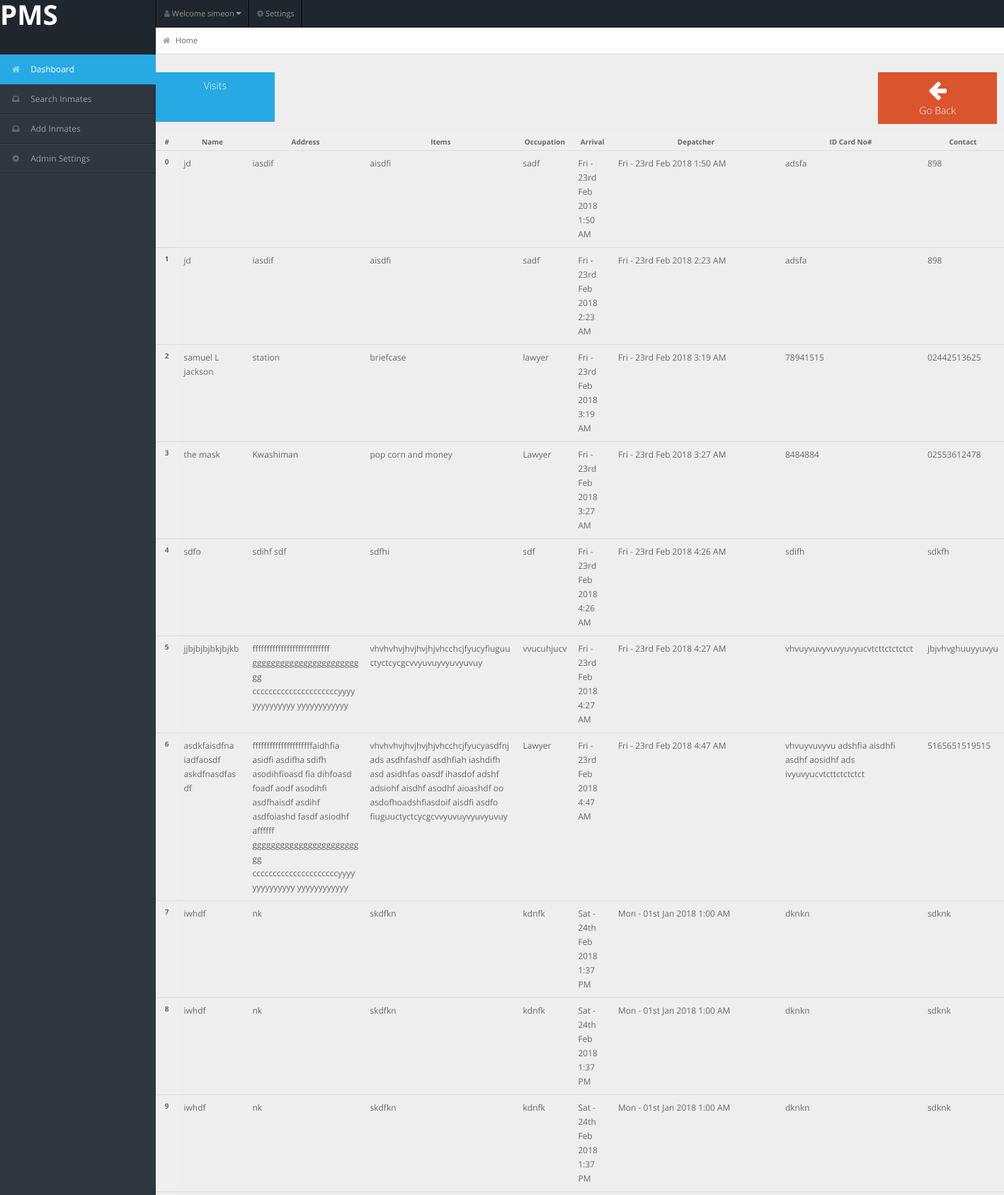
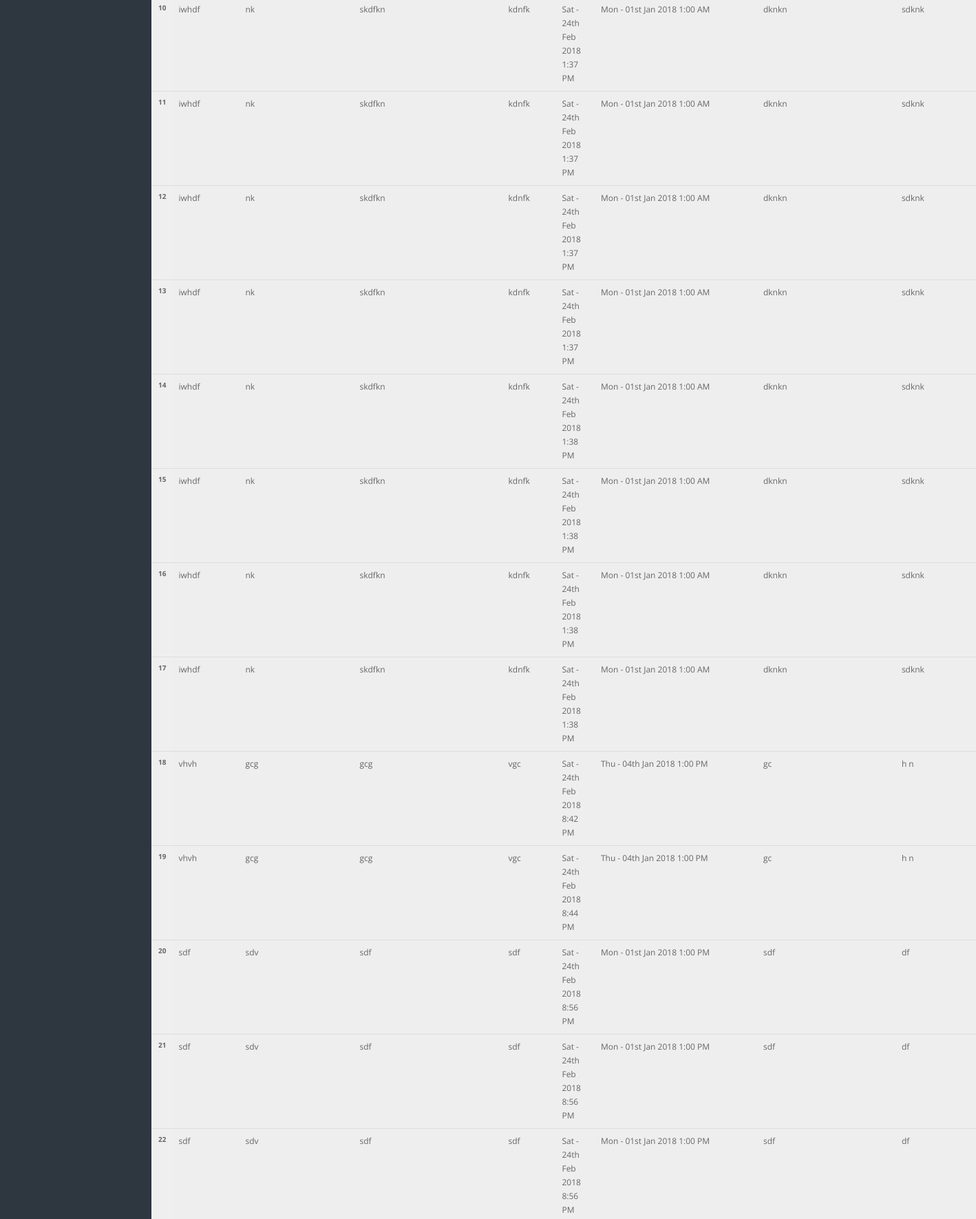
Page /resources/views/activity/visits.php (signed in, upper part) on the committed database (2 pictures, top to bottom).
### tables this page shows
CREATE TABLE `visits` (
  `id` int(11) NOT NULL,
  `inmate_id` int(11) NOT NULL,
  `name` varchar(255) NOT NULL,
  `items` varchar(255) NOT NULL,
  `occupation` varchar(255) NOT NULL,
  `arrival` datetime NOT NULL DEFAULT CURRENT_TIMESTAMP,
  `depatcher` datetime DEFAULT NULL,
  `card_no` varchar(255) NOT NULL,
  `contact` varchar(255) NOT NULL,
  `address` varchar(255) NOT NULL
);

### resources/views/activity/visits.php (the view, shortened to what this page needs)
<?php
include(dirname(dirname(__DIR__))."/templates".DIRECTORY_SEPARATOR ."header.php");
require_once("../../../config/database/db.php");
$stmt = $conn->query("Select * from visits");
?>
  <div class="quick-actions_homepage">
      <ul class="quick-actions">
        <li class="bg_lb"> <a href><span class="label label-important"></span>Visits</a> </li>
        <li onclick="goBack()" class="bg_lo" style="float:right"> <a> <i class="icon-arrow-left"></i>Go Back</a> </li>
      </ul>
</div>
<table class="table table-dark" id="visits" style="width: 100%;
  ">
  <thead>
    <tr>
      <th scope="col">#</th>
      <th scope="col">Name</th>
      <th scope="col">Address</th>
      <th scope="col">Items</th>
      <th scope="col">Occupation</th>
      <th scope="col">Arrival</th>
      <th scope="col">Depatcher</th>
      <th scope="col">ID Card No#</th>
      <th scope="col">Contact</th>
    </tr>
  </thead>
  <tbody>
      <?php
      $i=0;
        while($row= $stmt->fetch_assoc()){
            $arrival = strtotime($row['arrival']);
            $arrival = date("D - dS M Y g:i A", $arrival);
            $depatcher = strtotime($row['depatcher']);
            $depatcher = date("D - dS M Y g:i A", $depatcher);
                  ?>
                    <tr>
                    <th scope="row"><?php echo $i;?></th>
                    <td><?php echo $row['name']  ?></td>
                    <td style=" max-width: 150px;
    word-wrap: break-word;"><?php echo $row['address']  ?></td>
                    <td style=" max-width: 200px;
    word-wrap: break-word;"><?php echo $row['items']  ?></td>
                    <td><?php echo $row['occupation']  ?></td>
                    <td><?php echo $arrival  ?></td>
                    <td><?php  if($row['depatcher']){
                      echo  $depatcher;
                }  ?>
                </td>
                    <td><?php echo $row['card_no']  ?></td>
                    <td><?php echo $row['contact']  ?></td>
                  </tr>
                <?php
            $i++;
            }?>
  </tbody>
</table>
<?php
include(dirname(dirname(__DIR__))."/templates".DIRECTORY_SEPARATOR ."footer.php");
?>

### resources/assets/css/matrix-style.css (style rules this page uses)
* { outline:none !important; -moz-outline: none !important; }
html, body { height:100% }
body { overflow-x: hidden; margin-top: -10px; font-family: 'Open Sans', sans-serif; font-size:12px; color:#666; }
a { color:#666; }
.bg_lb { background:#27a9e3; }
.bg_lo { background:#da542e; }
.quick-actions_homepage { width:100%; text-align:center; position:relative; float:left; margin-top:10px; }
.stat-boxes, .quick-actions, .quick-actions-horizontal, .stats-plain { display: block; list-style: none outside none; margin: 15px 0; text-align: center; }
.quick-actions_homepage .quick-actions li { position:relative; }
.stat-boxes li, .quick-actions li, .quick-actions-horizontal li { float: left; line-height: 18px; margin: 0 10px 10px 0px; padding: 0 10px; }
.quick-actions li { min-width:14%; min-height:70px; }
.quick-actions li, .quick-actions-horizontal li { padding: 0; }
.quick-actions li a { padding:10px 30px; }
.quick-actions li a, .quick-actions-horizontal li a { display: block; color: #fff; font-size:14px; font-weight:lighter; }
.quick-actions li a i[class^="icon-"], .quick-actions li a i[class*=" icon-"] { font-size:30px; display: block; margin: 0 auto 5px; }
.stat-boxes .peity_bar_good, .stat-boxes .peity_line_good, { color: #459D1C; }
.widget-title, .modal-header, .table th, div.dataTables_wrapper .ui-widget-header { background:#efefef; border-bottom: 1px solid #CDCDCD; height: 36px; }
.table th { height: auto; font-size: 10px; padding: 5px 10px 2px; border-bottom: 0; text-align: center; color: #666666; }

### resources/assets/css/matrix-media.css (style rules this page uses)
body { background:#2E363F; }

### rows in the picture
visits: name "jd", address "iasdif", items "aisdfi", occupation "sadf", arrival "Fri - 23rd Feb 2018 1:50 AM", depatcher "Fri - 23rd Feb 2018 1:50 AM", card_no "adsfa", contact "898"
visits: name "jd", address "iasdif", items "aisdfi", occupation "sadf", arrival "Fri - 23rd Feb 2018 2:23 AM", depatcher "Fri - 23rd Feb 2018 2:23 AM", card_no "adsfa", contact "898"
visits: name "samuel L jackson", address "station", items "briefcase", occupation "lawyer", arrival "Fri - 23rd Feb 2018 3:19 AM", depatcher "Fri - 23rd Feb 2018 3:19 AM", card_no "78941515", contact "02442513625"
visits: name "the mask", address "Kwashiman", items "pop corn and money", occupation "Lawyer", arrival "Fri - 23rd Feb 2018 3:27 AM", depatcher "Fri - 23rd Feb 2018 3:27 AM", card_no "8484884", contact "02553612478"
visits: name "sdfo", address "sdihf sdf", items "sdfhi", occupation "sdf", arrival "Fri - 23rd Feb 2018 4:26 AM", depatcher "Fri - 23rd Feb 2018 4:26 AM", card_no "sdifh", contact "sdkfh"
visits: name "jjbjbjbjbkjbjkb", address "fffffffffffffffffffffffffff ggggggggggggggggggggggggg cccccccccccccccccccccyyyyyyyyyyyyyy yyyyyyyyyyyy", items "vhvhvhvjhvjhvjhjvhcchcjfyucyfiuguuctyctcycgcvvyuvuyvyuvyuvuy", occupation "vvucuhjucv", arrival "Fri - 23rd Feb 2018 4:27 AM", depatcher "Fri - 23rd Feb 2018 4:27 AM", card_no "vhvuyvuvyvuvyuvyucvtcttctctctct", contact "jbjvhvghuuyyuvyu"
visits: name "asdkfaisdfna iadfaosdf askdfnasdfas df", address "fffffffffffffffffffffaidhfia asidfi asdifha sdifh asodihfioasd fia dihfoasd foadf aodf asodihfi asdfhaisdf asdihf asdfoiashd fasdf asiodhf affffff ggggggggggggggggggggggggg cccccccccccccccccccccyyyyyyyyyyyyyy yyyyyyyyyyyy", items "vhvhvhvjhvjhvjhjvhcchcjfyucyasdfnjads asdhfashdf asdhfiah iashdifh asd asidhfas oasdf ihasdof adshf adsiohf aisdhf asodhf aioashdf oo asdofhoadshfiasdoif aisdfi asdfo fiuguuctyctcycgcvvyuvuyvyuvyuvuy", occupation "Lawyer", arrival "Fri - 23rd Feb 2018 4:47 AM", depatcher "Fri - 23rd Feb 2018 4:47 AM", card_no "vhvuyvuvyvu adshfia aisdhfi asdhf aosidhf ads ivyuvyucvtcttctctctct", contact "5165651519515"
visits: name "iwhdf", address "nk", items "skdfkn", occupation "kdnfk", arrival "Sat - 24th Feb 2018 1:37 PM", depatcher "Mon - 01st Jan 2018 1:00 AM", card_no "dknkn", contact "sdknk"
visits: name "iwhdf", address "nk", items "skdfkn", occupation "kdnfk", arrival "Sat - 24th Feb 2018 1:37 PM", depatcher "Mon - 01st Jan 2018 1:00 AM", card_no "dknkn", contact "sdknk"
visits: name "iwhdf", address "nk", items "skdfkn", occupation "kdnfk", arrival "Sat - 24th Feb 2018 1:37 PM", depatcher "Mon - 01st Jan 2018 1:00 AM", card_no "dknkn", contact "sdknk"
visits: name "iwhdf", address "nk", items "skdfkn", occupation "kdnfk", arrival "Sat - 24th Feb 2018 1:37 PM", depatcher "Mon - 01st Jan 2018 1:00 AM", card_no "dknkn", contact "sdknk"
visits: name "iwhdf", address "nk", items "skdfkn", occupation "kdnfk", arrival "Sat - 24th Feb 2018 1:37 PM", depatcher "Mon - 01st Jan 2018 1:00 AM", card_no "dknkn", contact "sdknk"
visits: name "iwhdf", address "nk", items "skdfkn", occupation "kdnfk", arrival "Sat - 24th Feb 2018 1:37 PM", depatcher "Mon - 01st Jan 2018 1:00 AM", card_no "dknkn", contact "sdknk"
visits: name "iwhdf", address "nk", items "skdfkn", occupation "kdnfk", arrival "Sat - 24th Feb 2018 1:37 PM", depatcher "Mon - 01st Jan 2018 1:00 AM", card_no "dknkn", contact "sdknk"
visits: name "iwhdf", address "nk", items "skdfkn", occupation "kdnfk", arrival "Sat - 24th Feb 2018 1:38 PM", depatcher "Mon - 01st Jan 2018 1:00 AM", card_no "dknkn", contact "sdknk"
visits: name "iwhdf", address "nk", items "skdfkn", occupation "kdnfk", arrival "Sat - 24th Feb 2018 1:38 PM", depatcher "Mon - 01st Jan 2018 1:00 AM", card_no "dknkn", contact "sdknk"
visits: name "iwhdf", address "nk", items "skdfkn", occupation "kdnfk", arrival "Sat - 24th Feb 2018 1:38 PM", depatcher "Mon - 01st Jan 2018 1:00 AM", card_no "dknkn", contact "sdknk"
visits: name "iwhdf", address "nk", items "skdfkn", occupation "kdnfk", arrival "Sat - 24th Feb 2018 1:38 PM", depatcher "Mon - 01st Jan 2018 1:00 AM", card_no "dknkn", contact "sdknk"
visits: name "vhvh", address "gcg", items "gcg", occupation "vgc", arrival "Sat - 24th Feb 2018 8:42 PM", depatcher "Thu - 04th Jan 2018 1:00 PM", card_no "gc", contact "h n"
visits: name "vhvh", address "gcg", items "gcg", occupation "vgc", arrival "Sat - 24th Feb 2018 8:44 PM", depatcher "Thu - 04th Jan 2018 1:00 PM", card_no "gc", contact "h n"
visits: name "sdf", address "sdv", items "sdf", occupation "sdf", arrival "Sat - 24th Feb 2018 8:56 PM", depatcher "Mon - 01st Jan 2018 1:00 PM", card_no "sdf", contact "df"
visits: name "sdf", address "sdv", items "sdf", occupation "sdf", arrival "Sat - 24th Feb 2018 8:56 PM", depatcher "Mon - 01st Jan 2018 1:00 PM", card_no "sdf", contact "df"
visits: name "sdf", address "sdv", items "sdf", occupation "sdf", arrival "Sat - 24th Feb 2018 8:56 PM", depatcher "Mon - 01st Jan 2018 1:00 PM", card_no "sdf", contact "df"

### other values in the picture
$username "simeon"
